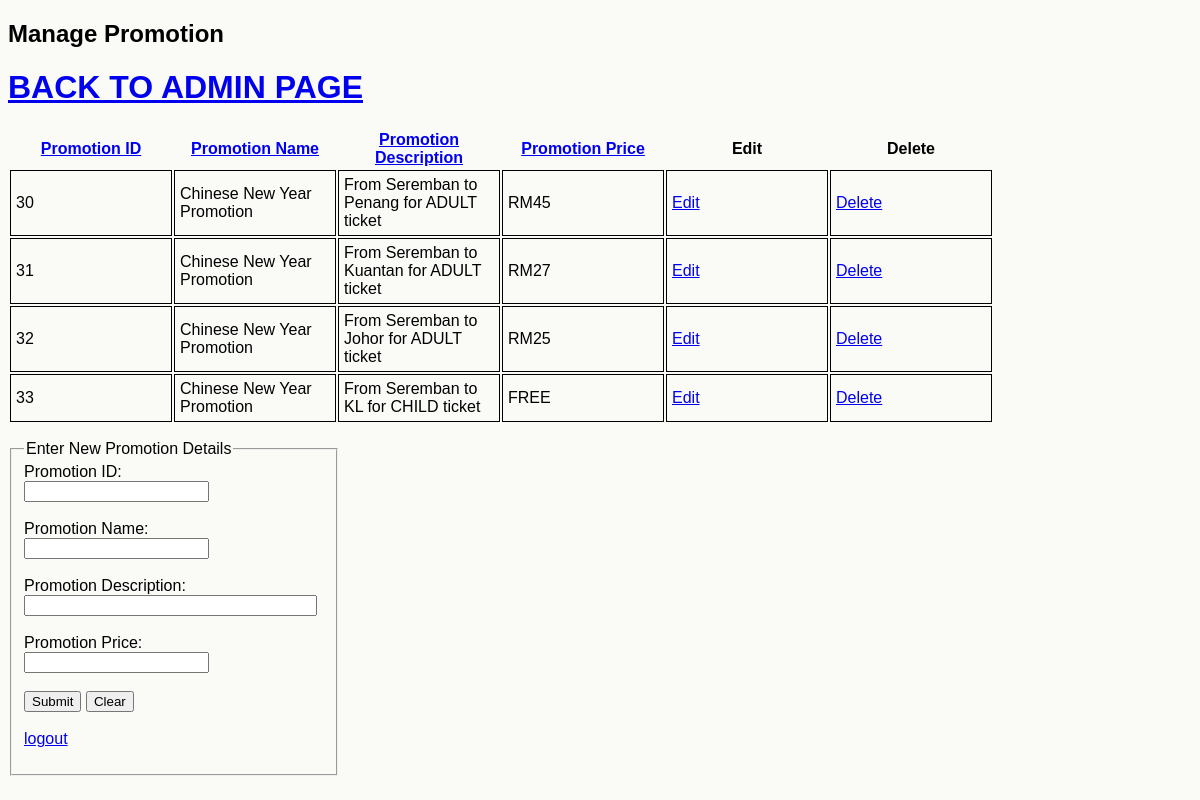
Page /promotion.php (signed in) on the committed database.
### tables this page shows
CREATE TABLE IF NOT EXISTS `promotion` (
  `PromotionID` int(20) NOT NULL,
  `PromotionName` varchar(100) NOT NULL,
  `PromotionDesc` varchar(100) NOT NULL,
  `PromotionPrice` varchar(20) NOT NULL,
  PRIMARY KEY (`PromotionID`)
);

### promotion.php (the view, shortened to what this page needs)
<!DOCTYPE html>
<html>
	<head>
		<link type="text/css" rel="stylesheet" href="promotion.css"/>
	</head>
	<body>
		<?php
		include 'connection.php';
		echo '<h2>Manage Promotion</h2>';
		$query="SELECT * FROM promotion";
		$result = mysqli_query($connection, $query) or die(mysqli_error());
		echo '<h1> <a href="admin.php" target="_parent" class="current">BACK TO ADMIN PAGE</a></h1>';
		echo '<table><tr><th><a href="promotion.php?sort=PromotionID">Promotion ID</a></th>
<th><a href="promotion.php?sort=PromotionName">Promotion Name</a></th>
<th><a href="promotion.php?sort=PromotionDesc">Promotion Description</a></th>
<th><a href="promotion.php?sort=PromotionPrice">Promotion Price</a></th>
<th>Edit</th><th>Delete</th></tr>';
		while ($row = mysqli_fetch_assoc($result)) {
			echo '<tr>';
			echo '<td>' . $row['PromotionID'] . '</td>';
			echo '<td>' . $row['PromotionName'] . '</td>';
			echo '<td>' . $row['PromotionDesc'] . '</td>';
			echo '<td>' . $row['PromotionPrice'] . '</td>';
			echo '<td><a href="amend_promotion.php?id=' . $row['PromotionID'] . '">Edit</a></td>';
			echo '<td><a href="delete_promotion.php?id=' . $row['PromotionID'] . '">Delete</a></td>';
			echo '</tr>';
		}
		echo '</table>';
		?>
		<p>
			<form method="post" action="write_promotion.php">
				<fieldset class="fieldset-width1">
					<legend>
						Enter New Promotion Details
					</legend>
					<label class="align" for="txtPromotionID">Promotion ID: </label>
					<input type="text" name="txtPromotionID"  />
					<br />
					<br />
					<label class="align" for="txtPromotionName">Promotion Name: </label>
					<input type="text" name="txtPromotionName"  />
					<br />
					<br />
					<label class="align" for="txtPromotionDesc">Promotion Description: </label>
					<input type="text" name="txtPromotionDesc"  style="width: 95%;">
					<br />
					<br />
					<label class="align" for="txtPromotionPrice">Promotion Price: </label>
					<input type="text" name="txtPromotionPrice"  />
					<br />
					<br />
					<input type="submit" value="Submit" name='submit' />
					<input type="reset" value="Clear" />
			</form>
			<br />
			<br />
			<?php
						if (isset($_SESSION['errors'])){
					}
					else
					{
						echo '<a href="./logout.php">logout</a>';
					}
					?>
		</p>
	</body>
</html>

### promotion.css (style rules this page uses)
html { color: black; background-color: #FAFAF7; }
body { font-family: verdana, helvetica, arial, sans-serif; font-size: 1em; }
fieldset.fieldset-width1 { width: 225px; }
label.align { width: 300px; float: left; }
td { width: 150px; border-style:solid; border-width:1px; padding:5px; }

### rows in the picture
promotion: PromotionID "30", PromotionName "Chinese New Year Promotion", PromotionDesc "From Seremban to Penang for ADULT ticket", PromotionPrice "RM45"
promotion: PromotionID "31", PromotionName "Chinese New Year Promotion", PromotionDesc "From Seremban to Kuantan for ADULT ticket", PromotionPrice "RM27"
promotion: PromotionID "32", PromotionName "Chinese New Year Promotion", PromotionDesc "From Seremban to Johor for ADULT ticket", PromotionPrice "RM25"
promotion: PromotionID "33", PromotionName "Chinese New Year Promotion", PromotionDesc "From Seremban to KL for CHILD ticket", PromotionPrice "FREE"
